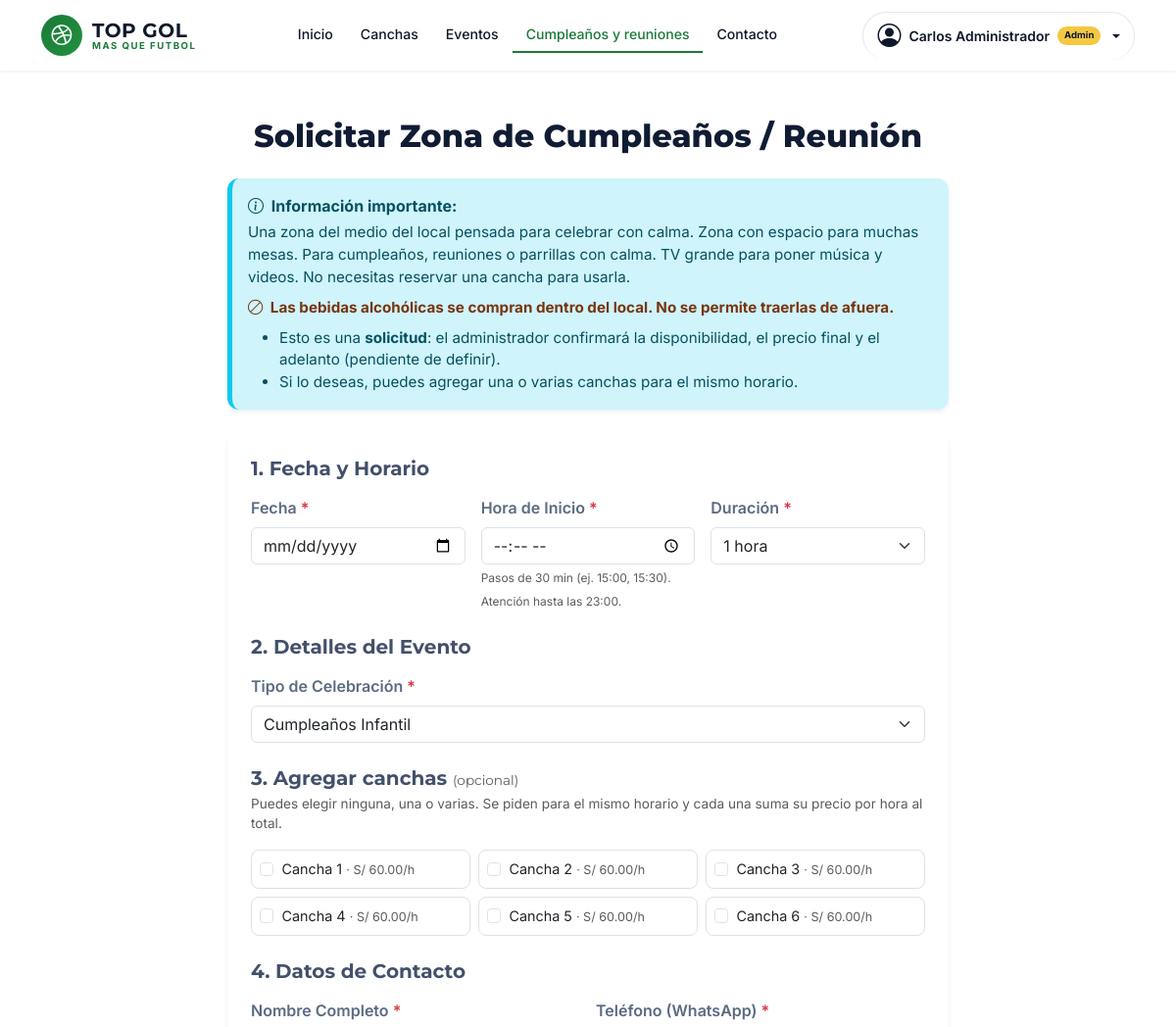
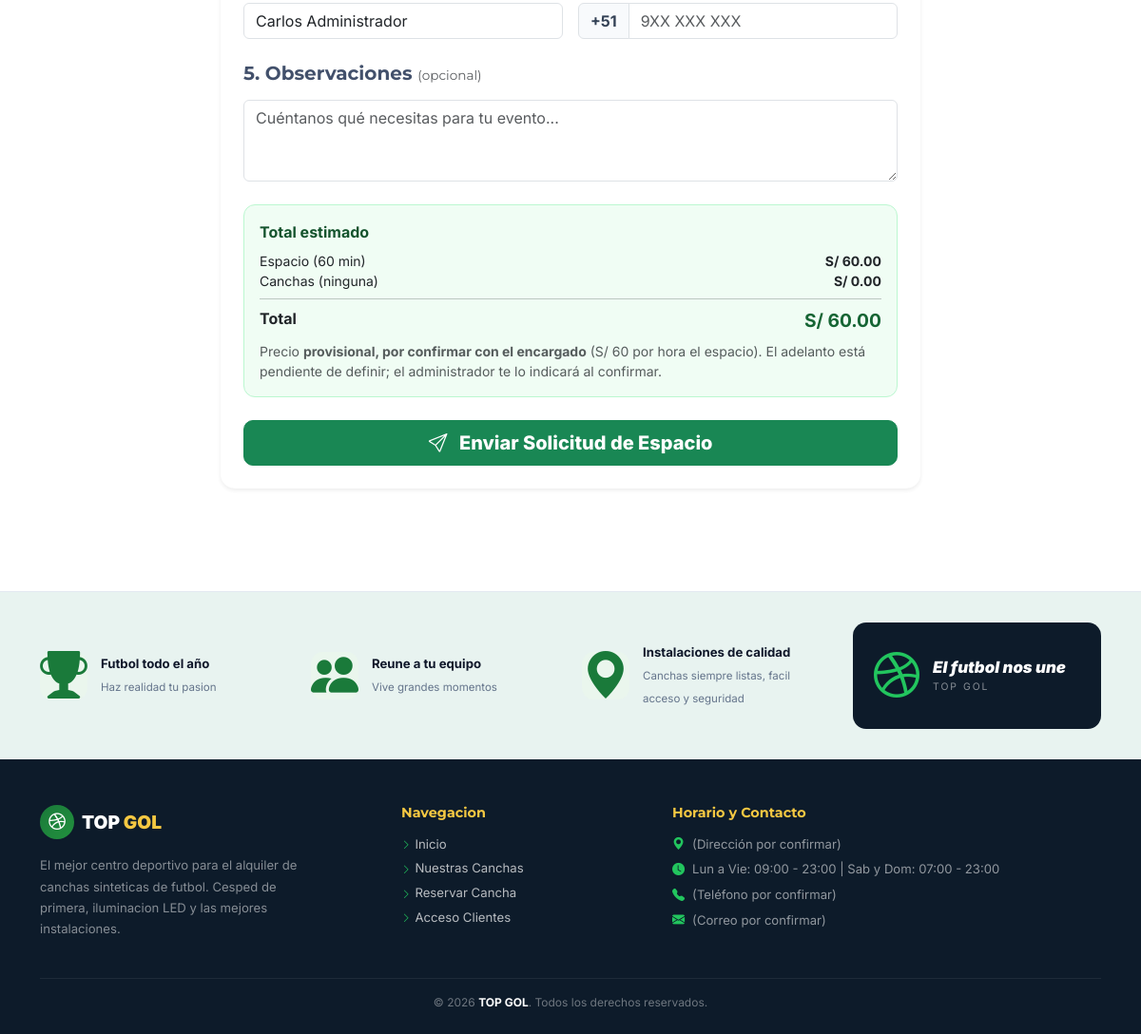
The page /cumpleanos/solicitar (signed in) on the database its author committed (2 pictures, top to bottom).
### tables this page shows
CREATE TABLE IF NOT EXISTS `canchas` (
  `id`          INT NOT NULL AUTO_INCREMENT,
  `nombre`      VARCHAR(100) NOT NULL,
  `descripcion` TEXT DEFAULT NULL,
  `precio_hora` DECIMAL(10,2) NOT NULL,
  `capacidad`   INT NOT NULL,
  `tipo`        ENUM('futbol_5','futbol_7','futbol_11') NOT NULL DEFAULT 'futbol_5',
  `iluminacion` TINYINT(1) NOT NULL DEFAULT 1,
  `techada`     TINYINT(1) NOT NULL DEFAULT 0,
  `estado`      ENUM('disponible','mantenimiento') NOT NULL DEFAULT 'disponible',
  `created_at`  TIMESTAMP NOT NULL DEFAULT CURRENT_TIMESTAMP,
  `updated_at`  TIMESTAMP NOT NULL DEFAULT CURRENT_TIMESTAMP ON UPDATE CURRENT_TIMESTAMP,
  PRIMARY KEY (`id`)
);

### app/Views/espacios/solicitar.php (the view, shortened to what the rows shown need)
<?php
$old = $old ?? [];
$canchas = $canchas ?? [];
$oldCanchas = array_map('intval', (array)($old['canchas_ids'] ?? []));
$oldDur = (string)($old['duracion'] ?? '1');
$oldTipo = (string)($old['tipo_celebracion'] ?? '');
$precioEspacio = espacioPrecioHora();
$provisional = !defined('ESPACIO_PRECIO_PROVISIONAL') || ESPACIO_PRECIO_PROVISIONAL;
$cuTx = eventosTextos()['cumpleanos'] ?? [];
?>
<div class="container py-5">
    <div class="row justify-content-center">
        <div class="col-md-8">
            <h2 class="mb-4 text-center" style="font-weight: 800; color: #101c33;">Solicitar Zona de Cumpleaños / Reunión</h2>
            <div class="alert alert-info shadow-sm" style="border-radius: 12px; border-left: 5px solid #0dcaf0;">
                <strong><i class="bi bi-info-circle me-1"></i> Información importante:</strong>
                <p class="mb-2 mt-1" style="font-size: 0.95rem;"><?= htmlspecialchars((string)($cuTx['descripcion'] ?? '')) ?> <?= htmlspecialchars(implode(' ', array_slice($cuTx['puntos'] ?? [], 0, 3))) ?> No necesitas reservar una cancha para usarla.</p>
                <p class="mb-2 fw-bold" style="font-size: 0.95rem; color:#78350f;"><i class="bi bi-ban me-1"></i> <?= htmlspecialchars((string)($cuTx['regla_alcohol'] ?? '')) ?></p>
                <ul class="mb-0" style="font-size: 0.95rem;">
                    <li>Esto es una <strong>solicitud</strong>: el administrador confirmará la disponibilidad, el precio final y el adelanto (pendiente de definir).</li>
                    <li>Si lo deseas, puedes agregar una o varias canchas para el mismo horario.</li>
                </ul>
            </div>
            <form action="<?= url('/cumpleanos/guardar') ?>" method="POST" class="card p-4 shadow-sm mt-4" style="border-radius: 15px; border: none;" id="formEspacio">
                <h5 class="mb-3" style="color: #42506b; font-weight: 700;">1. Fecha y Horario</h5>
                <div class="row g-3 mb-4">
                    <div class="col-md-4">
                        <label class="form-label" style="font-weight: 600; color: #5b6b82;">Fecha <span class="text-danger">*</span></label>
                        <input type="date" name="fecha" id="esFecha" class="form-control" required min="<?= date('Y-m-d') ?>" value="<?= htmlspecialchars((string)($old['fecha'] ?? '')) ?>">
                    </div>
                    <div class="col-md-4">
                        <label class="form-label" style="font-weight: 600; color: #5b6b82;">Hora de Inicio <span class="text-danger">*</span></label>
                        <input type="time" name="hora" id="esHora" class="form-control" required step="<?= reservaPasoMinutos() * 60 ?>" value="<?= htmlspecialchars((string)($old['hora'] ?? '')) ?>">
                        <small class="text-muted" style="font-size: 0.75rem;">Pasos de <?= reservaPasoMinutos() ?> min (ej. 15:00, 15:<?= sprintf('%02d', reservaPasoMinutos() % 60) ?>). Atención hasta las 23:00.</small>
                    </div>
                    <div class="col-md-4">
                        <label class="form-label" style="font-weight: 600; color: #5b6b82;">Duración <span class="text-danger">*</span></label>
                        <select name="duracion" id="esDuracion" class="form-select" required>
                            <?php foreach (['0.5' => '30 minutos', '1' => '1 hora', '1.5' => '1 hora y media', '2' => '2 horas', '2.5' => '2 horas y media', '3' => '3 horas', '4' => '4 horas'] as $v => $l): ?>
                                <option value="<?= $v ?>" <?= (float)$oldDur === (float)$v ? 'selected' : '' ?>><?= $l ?></option>
                            <?php endforeach; ?>
                        </select>
                    </div>
                </div>
                <h5 class="mb-3" style="color: #42506b; font-weight: 700;">2. Detalles del Evento</h5>
                <div class="row g-3 mb-4">
                    <div class="col-md-12">
                        <label class="form-label" style="font-weight: 600; color: #5b6b82;">Tipo de Celebración <span class="text-danger">*</span></label>
                        <select name="tipo_celebracion" class="form-select" required>
                            <?php foreach (['Cumpleaños Infantil' => 'Cumpleaños Infantil', 'Cumpleaños Adulto' => 'Cumpleaños Adulto', 'Reunión de Amigos / Grupo' => 'Reunión de Amigos / Grupo', 'Reunión Institucional / Empresa' => 'Reunión Institucional / Empresa', 'Otro' => 'Otro tipo de reunión'] as $v => $l): ?>
                                <option value="<?= htmlspecialchars($v) ?>" <?= $oldTipo === $v ? 'selected' : '' ?>><?= htmlspecialchars($l) ?></option>
                            <?php endforeach; ?>
                        </select>
                    </div>
                </div>
                <h5 class="mb-1" style="color: #42506b; font-weight: 700;">3. Agregar canchas <span class="text-muted fw-normal" style="font-size:.85rem;">(opcional)</span></h5>
                <p class="text-muted mb-3" style="font-size: .85rem;">Puedes elegir ninguna, una o varias. Se piden para el mismo horario y cada una suma su precio por hora al total.</p>
                <div class="row g-2 mb-4">
                    <?php foreach ($canchas as $c): ?>
                        <div class="col-6 col-md-4">
                            <label class="d-flex align-items-center gap-2 p-2 border rounded-3" style="cursor:pointer; font-size:.9rem;">
                                <input type="checkbox" class="form-check-input mt-0 es-cancha" name="canchas_ids[]" value="<?= (int)$c['id'] ?>" data-precio="<?= (float)$c['precio_hora'] ?>" <?= in_array((int)$c['id'], $oldCanchas, true) ? 'checked' : '' ?>>
                                <span><?= htmlspecialchars($c['nombre']) ?> <small class="text-muted">· <?= formatPrice($c['precio_hora']) ?>/h</small></span>
                            </label>
                        </div>
                    <?php endforeach; ?>
                </div>
                <h5 class="mb-3" style="color: #42506b; font-weight: 700;">4. Datos de Contacto</h5>
                <div class="row g-3 mb-4">
                    <div class="col-md-6">
                        <label class="form-label" style="font-weight: 600; color: #5b6b82;">Nombre Completo <span class="text-danger">*</span></label>
                        <input type="text" name="contacto_nombre" class="form-control" value="<?= htmlspecialchars((string)($old['contacto_nombre'] ?? ($_SESSION['usuario_nombre'] ?? ''))) ?>" required>
                    </div>
                    <div class="col-md-6">
                        <label class="form-label" style="font-weight: 600; color: #5b6b82;">Teléfono (WhatsApp) <span class="text-danger">*</span></label>
                        <div class="input-group">
                            <span class="input-group-text" style="background: #f8fafc; font-weight: 700; color: #334155;">+51</span>
                            <input type="tel" name="contacto_telefono" class="form-control" placeholder="9XX XXX XXX" value="<?= htmlspecialchars((string)($old['contacto_telefono'] ?? '')) ?>" required>
                        </div>
                    </div>
                </div>
                <h5 class="mb-3" style="color: #42506b; font-weight: 700;">5. Observaciones <span class="text-muted fw-normal" style="font-size:.85rem;">(opcional)</span></h5>
                <div class="mb-4">
                    <textarea name="observaciones" class="form-control" rows="3" placeholder="Cuéntanos qué necesitas para tu evento..."><?= htmlspecialchars((string)($old['observaciones'] ?? '')) ?></textarea>
                </div>
                <div class="p-3 mb-4" style="background:#f0fdf4; border:1px solid #bbf7d0; border-radius:12px;" id="resumenEspacio">
                    <div class="fw-bold mb-2" style="color:#14532d;">Total estimado</div>
                    <div class="d-flex justify-content-between small"><span id="resEspacioLbl">Espacio</span><strong id="resEspacioVal">--</strong></div>
                    <div class="d-flex justify-content-between small"><span id="resCanchasLbl">Canchas</span><strong id="resCanchasVal">S/ 0.00</strong></div>
                    <hr class="my-2">
                    <div class="d-flex justify-content-between"><span class="fw-bold">Total</span><strong id="resTotalEspacio" style="font-size:1.2rem; color:#166534;">--</strong></div>
                    <div class="small text-muted mt-2">
                        <?php if ($provisional): ?>Precio <strong>provisional, por confirmar con el encargado</strong> (S/ <?= number_format($precioEspacio, 0) ?> por hora el espacio). <?php endif; ?>
                        El adelanto está pendiente de definir; el administrador te lo indicará al confirmar.
                    </div>
                </div>
                <button type="submit" class="btn btn-success btn-lg w-100" style="border-radius: 10px; font-weight: 800;">
                    <i class="bi bi-send me-2"></i> Enviar Solicitud de Espacio
                </button>
            </form>
        </div>
    </div>
</div>

### app/Core/Router.php (shortened to what the rows shown need)
<?php
class Router {
    private array $rutas = [
        'GET'  => [],
        'POST' => []
    ];
    private function registrar(string $metodo, string $ruta, string $accion, array $middlewares): void {
        $rutaNormalizada = '/' . trim($ruta, '/');
        preg_match_all('/\{([a-zA-Z0-9_]+)\}/', $rutaNormalizada, $matches);
        $nombresParametros = $matches[1] ?? [];
        $regex = preg_replace('/\{[a-zA-Z0-9_]+\}/', '([^/]+)', $rutaNormalizada);
        $regexFinal = '#^' . $regex . '$#';
        $this->rutas[$metodo][] = [
            'ruta'        => $rutaNormalizada,
            'regex'       => $regexFinal,
            'accion'      => $accion,
            'params'      => $nombresParametros,
            'middlewares' => $middlewares
        ];
    }
    public function dispatch(): void {
        $metodo = $_SERVER['REQUEST_METHOD'] ?? 'GET';
        $uri = $this->obtenerRutaActual();
        foreach ($this->rutas[$metodo] as $rutaInfo) {
            if (preg_match($rutaInfo['regex'], $uri, $matches)) {
                array_shift($matches);
                $this->ejecutarAccion($rutaInfo['accion'], $matches);
                return;
            }
        }
    }
    private function obtenerRutaActual(): string {
        if (!empty($_GET['url']) && $_GET['url'] !== 'index.php') {
            $uri = '/' . trim((string)$_GET['url'], '/');
            $uri = preg_replace('#^/public(/|$)#', '$1', $uri);
            $uri = '/' . trim($uri, '/');
            return $uri === '//' ? '/' : $uri;
        }
        $requestUri = $_SERVER['REQUEST_URI'] ?? '/';
        $requestUri = preg_replace('#^/public(/|$)#', '$1', $requestUri);
        $requestUri = preg_replace('#^/index\.php(/|$)#', '$1', $requestUri);
        $uri = '/' . trim($requestUri, '/');
        return $uri === '//' ? '/' : $uri;
    }
    private function ejecutarAccion(string $accion, array $params): void {
        [$controladorNombre, $metodo] = explode('@', $accion);
        $controlador = new $claseCompleta();
        call_user_func_array([$controlador, $metodo], $params);
    }
}

### rows shown on the page
canchas: nombre "Cancha 1", precio_hora "S/ 60.00"
canchas: nombre "Cancha 2", precio_hora "S/ 60.00"
canchas: nombre "Cancha 3", precio_hora "S/ 60.00"
canchas: nombre "Cancha 4", precio_hora "S/ 60.00"
canchas: nombre "Cancha 5", precio_hora "S/ 60.00"
canchas: nombre "Cancha 6", precio_hora "S/ 60.00"

### other values the page prints
form field duracion "1 hora"
form field tipo_celebracion "Cumpleaños Infantil"
